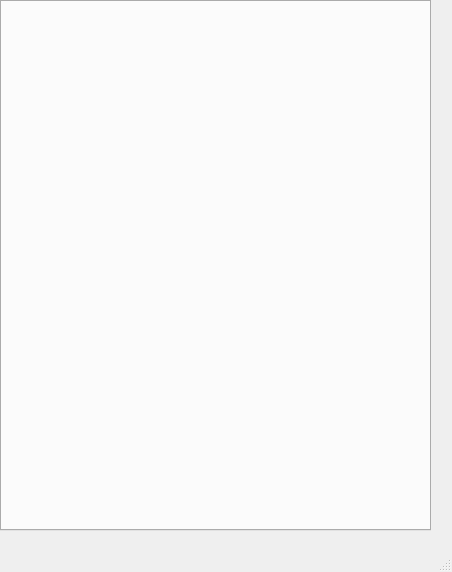
<?xml version="1.0" encoding="UTF-8"?>
<ui version="4.0">
 <class>MainWindow</class>
 <widget class="QMainWindow" name="MainWindow">
  <property name="geometry">
   <rect>
    <x>0</x>
    <y>0</y>
    <width>452</width>
    <height>572</height>
   </rect>
  </property>
  <property name="windowTitle">
   <string>Einstellungen</string>
  </property>
  <widget class="QWidget" name="centralwidget">
   <widget class="QTabWidget" name="tabWidget">
    <property name="geometry">
     <rect>
      <x>0</x>
      <y>0</y>
      <width>431</width>
      <height>531</height>
     </rect>
    </property>
    <property name="tabPosition">
     <enum>QTabWidget::West</enum>
    </property>
    <property name="currentIndex">
     <number>-1</number>
    </property>
   </widget>
  </widget>
  <widget class="QMenuBar" name="menubar">
   <property name="geometry">
    <rect>
     <x>0</x>
     <y>0</y>
     <width>452</width>
     <height>22</height>
    </rect>
   </property>
  </widget>
  <widget class="QStatusBar" name="statusbar"/>
 </widget>
 <resources/>
 <connections/>
</ui>
